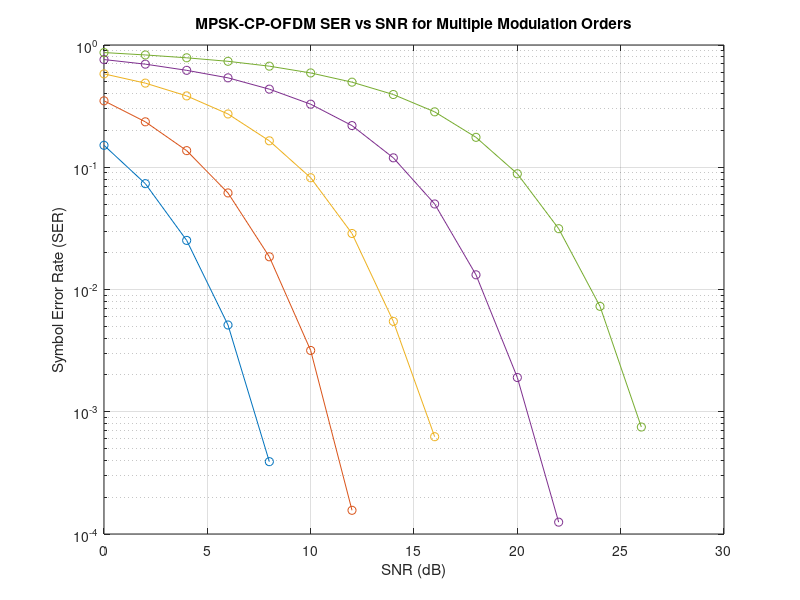

MATLAB code for this plot:
N = 64; % Number of subcarriers
CP_len = 16; % Length of the cyclic prefix
EbN0_db = 0:2:30; % Range of SNR values in dB
numSymbols = 1000; % Number of OFDM symbols

M_values = [4,8,16,32,64]; % Different modulation orders
SER = zeros(length(EbN0_db), length(M_values)); % Preallocate SER matrix

for mIdx = 1:length(M_values)
    M = M_values(mIdx); % Current modulation order
    
    for idx = 1:length(EbN0_db)
        % Generate random data symbols
        data = randi([0 M-1], N, numSymbols);
        
        % Modulate using M-PSK
        modData = pskmod(data, M, pi/M);
        
        % Convert to time domain using IFFT
        ifftData = ifft(modData, N);
        
        % Add cyclic prefix
        cpData = [ifftData(end-CP_len+1:end, :); ifftData];
        
        % Reshape into a 1D array for transmission
        txSignal = cpData(:);
        
        % Convert Eb/N0 to SNR and add AWGN
        snr = EbN0_db(idx) + 10*log10(log2(M));
        rxSignal = awgn(txSignal, snr, 'measured');
        
        % Reshape back to matrix form
        rxSignal = reshape(rxSignal, N+CP_len, numSymbols);
        
        % Remove cyclic prefix
        rxSignalNoCp = rxSignal(CP_len+1:end, :);
        
        % Convert back to frequency domain using FFT
        fftData = fft(rxSignalNoCp, N);
        
        % Demodulate the received signal
        demodData = pskdemod(fftData, M, pi/M);
        
        % Calculate the number of symbol errors
        numSymbolErrors = sum(sum(data ~= demodData));
        
        % Compute Symbol Error Rate (SER)
        SER(idx, mIdx) = numSymbolErrors / (N * numSymbols);
    end
end

% Plotting SER vs SNR
figure;
semilogy(EbN0_db, SER, 'o-');
title('MPSK-CP-OFDM SER vs SNR for Multiple Modulation Orders');
xlabel('SNR (dB)');
ylabel('Symbol Error Rate (SER)');
grid on;

